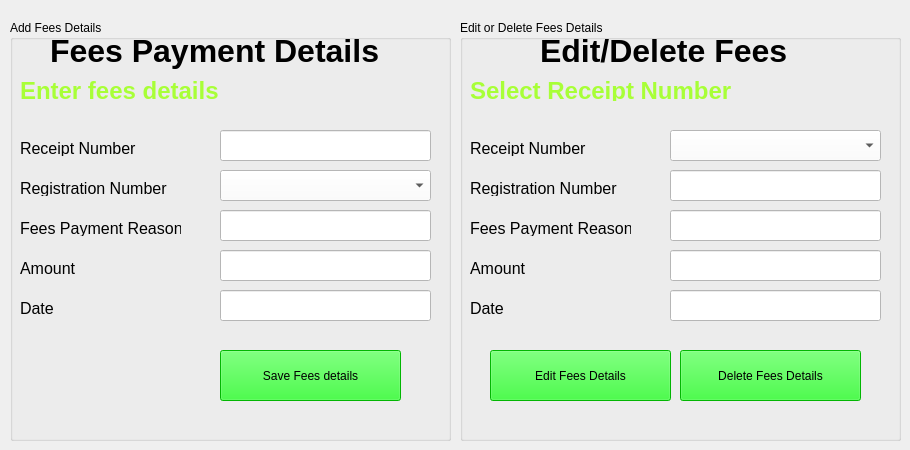
    <widget class="QWidget" name="tab_10">
     <attribute name="title">
      <string>Fees</string>
     </attribute>
     <widget class="QGroupBox" name="groupBox_5">
      <property name="geometry">
       <rect>
        <x>10</x>
        <y>20</y>
        <width>441</width>
        <height>421</height>
       </rect>
      </property>
      <property name="title">
       <string>Add Fees Details</string>
      </property>
      <widget class="QLabel" name="label_77">
       <property name="geometry">
        <rect>
         <x>40</x>
         <y>10</y>
         <width>361</width>
         <height>41</height>
        </rect>
       </property>
       <property name="font">
        <font>
         <pointsize>24</pointsize>
         <weight>75</weight>
         <bold>true</bold>
        </font>
       </property>
       <property name="text">
        <string>Fees Payment Details</string>
       </property>
      </widget>
      <widget class="QLabel" name="l51">
       <property name="geometry">
        <rect>
         <x>10</x>
         <y>60</y>
         <width>401</width>
         <height>21</height>
        </rect>
       </property>
       <property name="font">
        <font>
         <pointsize>18</pointsize>
         <weight>75</weight>
         <bold>true</bold>
        </font>
       </property>
       <property name="styleSheet">
        <string notr="true">color: rgb(168, 255, 55);</string>
       </property>
       <property name="text">
        <string>Enter fees details</string>
       </property>
      </widget>
      <widget class="QLabel" name="label_79">
       <property name="geometry">
        <rect>
         <x>10</x>
         <y>120</y>
         <width>161</width>
         <height>16</height>
        </rect>
       </property>
       <property name="font">
        <font>
         <pointsize>12</pointsize>
        </font>
       </property>
       <property name="text">
        <string>Receipt Number</string>
       </property>
      </widget>
      <widget class="QLineEdit" name="tb51">
       <property name="geometry">
        <rect>
         <x>210</x>
         <y>110</y>
         <width>211</width>
         <height>31</height>
        </rect>
       </property>
       <property name="font">
        <font>
         <pointsize>12</pointsize>
        </font>
       </property>
       <property name="styleSheet">
        <string notr="true">background-color: rgb(255, 255, 255);</string>
       </property>
      </widget>
      <widget class="QLabel" name="label_80">
       <property name="geometry">
        <rect>
         <x>10</x>
         <y>160</y>
         <width>161</width>
         <height>16</height>
        </rect>
       </property>
       <property name="font">
        <font>
         <pointsize>12</pointsize>
        </font>
       </property>
       <property name="text">
        <string>Registration Number</string>
       </property>
      </widget>
      <widget class="QComboBox" name="cb51">
       <property name="geometry">
        <rect>
         <x>210</x>
         <y>150</y>
         <width>211</width>
         <height>31</height>
        </rect>
       </property>
       <property name="styleSheet">
        <string notr="true">background-color: rgb(255, 255, 255);

font: 12pt &quot;MS Shell Dlg 2&quot;;</string>
       </property>
      </widget>
      <widget class="QLineEdit" name="tb52">
       <property name="geometry">
        <rect>
         <x>210</x>
         <y>190</y>
         <width>211</width>
         <height>31</height>
        </rect>
       </property>
       <property name="font">
        <font>
         <pointsize>12</pointsize>
        </font>
       </property>
       <property name="styleSheet">
        <string notr="true">background-color: rgb(255, 255, 255);</string>
       </property>
      </widget>
      <widget class="QLabel" name="label_81">
       <property name="geometry">
        <rect>
         <x>10</x>
         <y>200</y>
         <width>161</width>
         <height>16</height>
        </rect>
       </property>
       <property name="font">
        <font>
         <pointsize>12</pointsize>
        </font>
       </property>
       <property name="text">
        <string>Fees Payment Reason</string>
       </property>
      </widget>
      <widget class="QLineEdit" name="tb53">
       <property name="geometry">
        <rect>
         <x>210</x>
         <y>230</y>
         <width>211</width>
         <height>31</height>
        </rect>
       </property>
       <property name="font">
        <font>
         <pointsize>12</pointsize>
        </font>
       </property>
       <property name="styleSheet">
        <string notr="true">background-color: rgb(255, 255, 255);</string>
       </property>
      </widget>
      <widget class="QLabel" name="label_82">
       <property name="geometry">
        <rect>
         <x>10</x>
         <y>240</y>
         <width>161</width>
         <height>16</height>
        </rect>
       </property>
       <property name="font">
        <font>
         <pointsize>12</pointsize>
        </font>
       </property>
       <property name="text">
        <string>Amount</string>
       </property>
      </widget>
      <widget class="QLineEdit" name="tb54">
       <property name="geometry">
        <rect>
         <x>210</x>
         <y>270</y>
         <width>211</width>
         <height>31</height>
        </rect>
       </property>
       <property name="font">
        <font>
         <pointsize>12</pointsize>
        </font>
       </property>
       <property name="styleSheet">
        <string notr="true">background-color: rgb(255, 255, 255);</string>
       </property>
      </widget>
      <widget class="QLabel" name="label_83">
       <property name="geometry">
        <rect>
         <x>10</x>
         <y>280</y>
         <width>161</width>
         <height>16</height>
        </rect>
       </property>
       <property name="font">
        <font>
         <pointsize>12</pointsize>
        </font>
       </property>
       <property name="text">
        <string>Date</string>
       </property>
      </widget>
      <widget class="QPushButton" name="b51">
       <property name="geometry">
        <rect>
         <x>210</x>
         <y>330</y>
         <width>181</width>
         <height>51</height>
        </rect>
       </property>
       <property name="styleSheet">
        <string notr="true">background-color: rgb(3, 255, 3);

font: 12pt &quot;MS Shell Dlg 2&quot;;</string>
       </property>
       <property name="text">
        <string>Save Fees details</string>
       </property>
      </widget>
     </widget>
     <widget class="QGroupBox" name="groupBox_6">
      <property name="geometry">
       <rect>
        <x>460</x>
        <y>20</y>
        <width>441</width>
        <height>421</height>
       </rect>
      </property>
      <property name="title">
       <string>Edit or Delete Fees Details</string>
      </property>
      <widget class="QLabel" name="label_84">
       <property name="geometry">
        <rect>
         <x>80</x>
         <y>10</y>
         <width>281</width>
         <height>41</height>
        </rect>
       </property>
       <property name="font">
        <font>
         <pointsize>24</pointsize>
         <weight>75</weight>
         <bold>true</bold>
        </font>
       </property>
       <property name="text">
        <string>Edit/Delete Fees</string>
       </property>
      </widget>
      <widget class="QLabel" name="l52">
       <property name="geometry">
        <rect>
         <x>10</x>
         <y>60</y>
         <width>401</width>
         <height>21</height>
        </rect>
       </property>
       <property name="font">
        <font>
         <pointsize>18</pointsize>
         <weight>75</weight>
         <bold>true</bold>
        </font>
       </property>
       <property name="styleSheet">
        <string notr="true">color: rgb(168, 255, 55);</string>
       </property>
       <property name="text">
        <string>Select Receipt Number</string>
       </property>
      </widget>
      <widget class="QLabel" name="label_86">
       <property name="geometry">
        <rect>
         <x>10</x>
         <y>120</y>
         <width>161</width>
         <height>16</height>
        </rect>
       </property>
       <property name="font">
        <font>
         <pointsize>12</pointsize>
        </font>
       </property>
       <property name="text">
        <string>Receipt Number</string>
       </property>
      </widget>
      <widget class="QLineEdit" name="tb55">
       <property name="geometry">
        <rect>
         <x>210</x>
         <y>150</y>
         <width>211</width>
         <height>31</height>
        </rect>
       </property>
       <property name="font">
        <font>
         <pointsize>12</pointsize>
        </font>
       </property>
       <property name="styleSheet">
        <string notr="true">background-color: rgb(255, 255, 255);</string>
       </property>
      </widget>
      <widget class="QLabel" name="label_87">
       <property name="geometry">
        <rect>
         <x>10</x>
         <y>160</y>
         <width>161</width>
         <height>16</height>
        </rect>
       </property>
       <property name="font">
        <font>
         <pointsize>12</pointsize>
        </font>
       </property>
       <property name="text">
        <string>Registration Number</string>
       </property>
      </widget>
      <widget class="QComboBox" name="cb52">
       <property name="geometry">
        <rect>
         <x>210</x>
         <y>110</y>
         <width>211</width>
         <height>31</height>
        </rect>
       </property>
       <property name="styleSheet">
        <string notr="true">background-color: rgb(255, 255, 255);

font: 12pt &quot;MS Shell Dlg 2&quot;;</string>
       </property>
      </widget>
      <widget class="QLineEdit" name="tb56">
       <property name="geometry">
        <rect>
         <x>210</x>
         <y>190</y>
         <width>211</width>
         <height>31</height>
        </rect>
       </property>
       <property name="font">
        <font>
         <pointsize>12</pointsize>
        </font>
       </property>
       <property name="styleSheet">
        <string notr="true">background-color: rgb(255, 255, 255);</string>
       </property>
      </widget>
      <widget class="QLabel" name="label_88">
       <property name="geometry">
        <rect>
         <x>10</x>
         <y>200</y>
         <width>161</width>
         <height>16</height>
        </rect>
       </property>
       <property name="font">
        <font>
         <pointsize>12</pointsize>
        </font>
       </property>
       <property name="text">
        <string>Fees Payment Reason</string>
       </property>
      </widget>
      <widget class="QLineEdit" name="tb57">
       <property name="geometry">
        <rect>
         <x>210</x>
         <y>230</y>
         <width>211</width>
         <height>31</height>
        </rect>
       </property>
       <property name="font">
        <font>
         <pointsize>12</pointsize>
        </font>
       </property>
       <property name="styleSheet">
        <string notr="true">background-color: rgb(255, 255, 255);</string>
       </property>
      </widget>
      <widget class="QLabel" name="label_89">
       <property name="geometry">
        <rect>
         <x>10</x>
         <y>240</y>
         <width>161</width>
         <height>16</height>
        </rect>
       </property>
       <property name="font">
        <font>
         <pointsize>12</pointsize>
        </font>
       </property>
       <property name="text">
        <string>Amount</string>
       </property>
      </widget>
      <widget class="QLineEdit" name="tb58">
       <property name="geometry">
        <rect>
         <x>210</x>
         <y>270</y>
         <width>211</width>
         <height>31</height>
        </rect>
       </property>
       <property name="font">
        <font>
         <pointsize>12</pointsize>
        </font>
       </property>
       <property name="styleSheet">
        <string notr="true">background-color: rgb(255, 255, 255);</string>
       </property>
      </widget>
      <widget class="QLabel" name="label_90">
       <property name="geometry">
        <rect>
         <x>10</x>
         <y>280</y>
         <width>161</width>
         <height>16</height>
        </rect>
       </property>
       <property name="font">
        <font>
         <pointsize>12</pointsize>
        </font>
       </property>
       <property name="text">
        <string>Date</string>
       </property>
      </widget>
      <widget class="QPushButton" name="b52">
       <property name="geometry">
        <rect>
         <x>30</x>
         <y>330</y>
         <width>181</width>
         <height>51</height>
        </rect>
       </property>
       <property name="styleSheet">
        <string notr="true">background-color: rgb(3, 255, 3);

font: 12pt &quot;MS Shell Dlg 2&quot;;</string>
       </property>
       <property name="text">
        <string>Edit Fees Details</string>
       </property>
      </widget>
      <widget class="QPushButton" name="b53">
       <property name="geometry">
        <rect>
         <x>220</x>
         <y>330</y>
         <width>181</width>
         <height>51</height>
        </rect>
       </property>
       <property name="styleSheet">
        <string notr="true">background-color: rgb(3, 255, 3);

font: 12pt &quot;MS Shell Dlg 2&quot;;</string>
       </property>
       <property name="text">
        <string>Delete Fees Details</string>
       </property>
      </widget>
     </widget>
    </widget>
